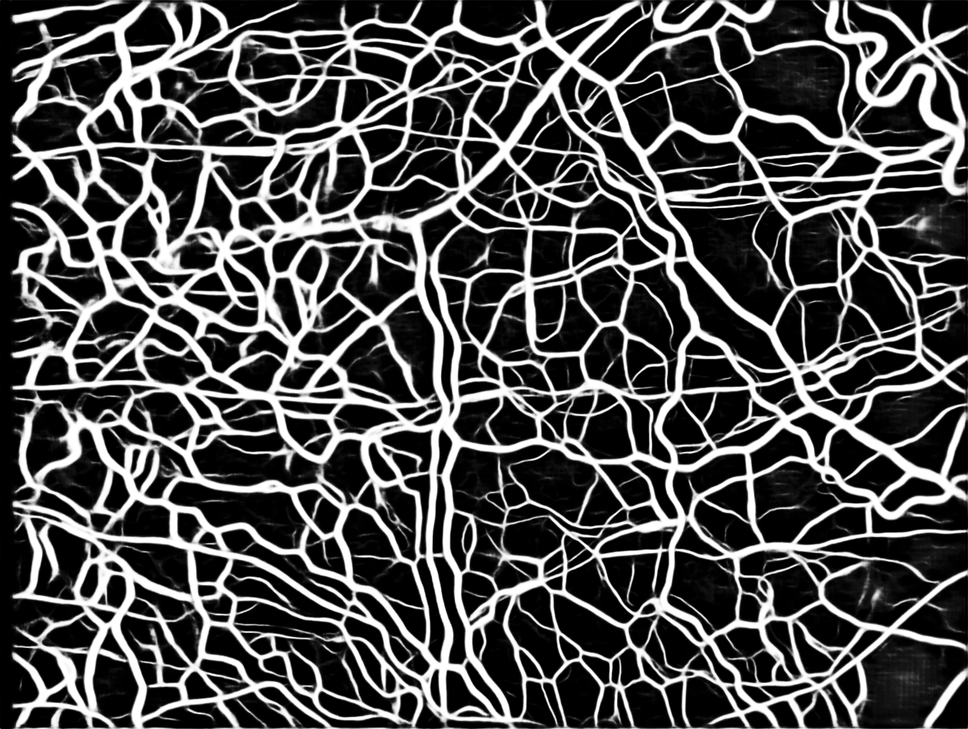
#> input picture vessel_segmentation.png, 968 x 729 px, shrunk from 1360 x 1024 before the run
$ python -i auto_texture.py   (imports and definitions only)   (older library calls are emulated)
#> lines starting #> are read from the running program, lines starting #| are printed output that depends on the picture; long printed decimals are rounded
#> further down, picture is the input picture: shape (729, 968, 3); min 0, max 255, mean 76.3
import cv2
import numpy as np
import matplotlib.pyplot as plt
import matplotlib.image as mpimg
import os

# [25 lines left out: functions generate_FFT, low_pass_filter, not called in this run]

def histogram_of_gradients(image, visualize=True):
    """Function to compute histogram of gradients for a given space-time image followed by selection of the pre-dominant texture

    Args:
        image (arr): image stored as a NumPy array
        visualize (bool, optional): _description_. Defaults to True.

    Returns:
        tuple: predominant_orientation, probability_distribution
    """
#> called with visualize = True

    # Preprocess the image with Gaussian Blur to reduce noise
    blurred_image = cv2.GaussianBlur(image, (5, 5), 0)
    # Normalize the image
    normalized_image = np.uint8(255 * blurred_image / np.max(blurred_image))
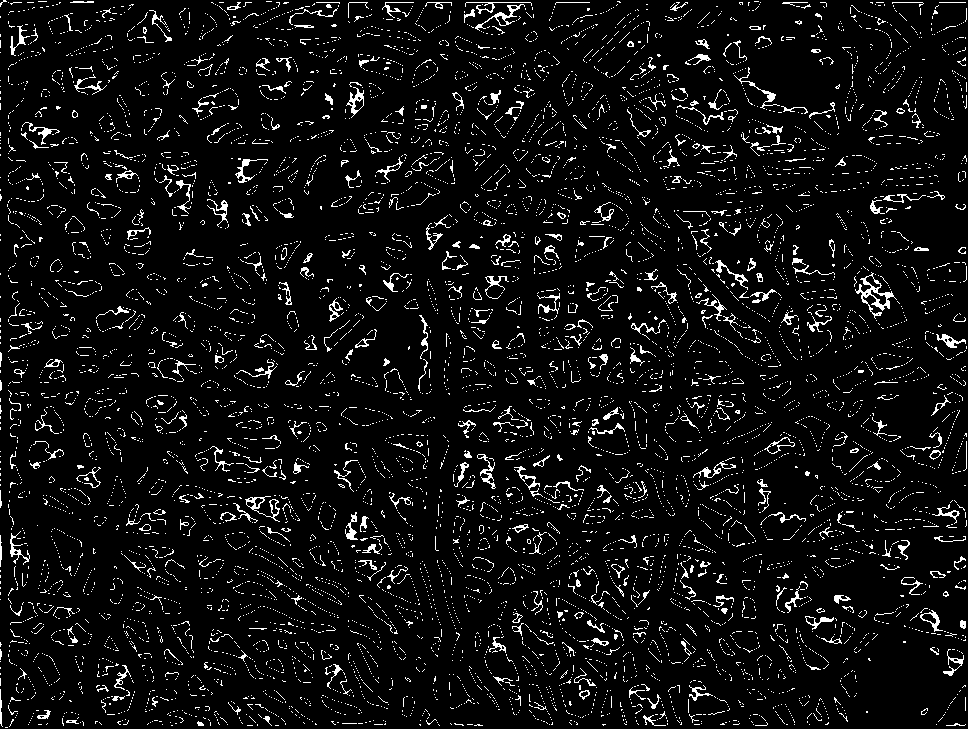
#> normalized_image: shape (729, 968, 3); values 0 (black) and 1 (white), 6.2% white in thin lines or dots
    # Compute the gradient in x and y direction
    grad_x = cv2.Sobel(normalized_image, cv2.CV_64F, 1, 0, ksize=3)
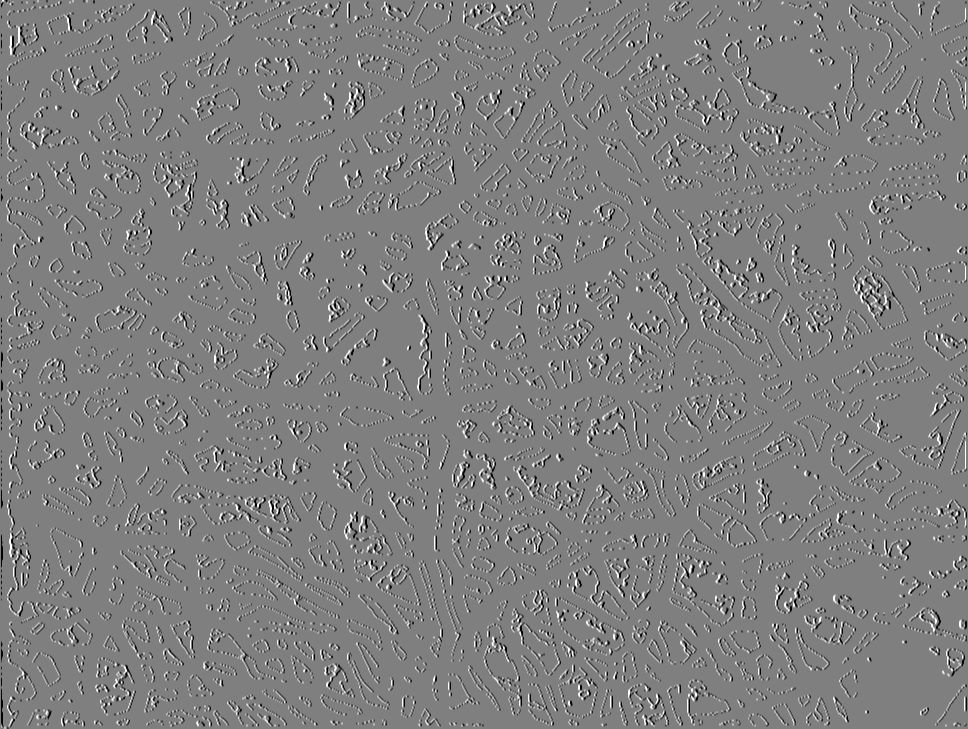
#> grad_x: shape (729, 968, 3) float64; min -4, max 4, mean -0.00139; drawn with min black and max white
    grad_y = cv2.Sobel(normalized_image, cv2.CV_64F, 0, 1, ksize=3)
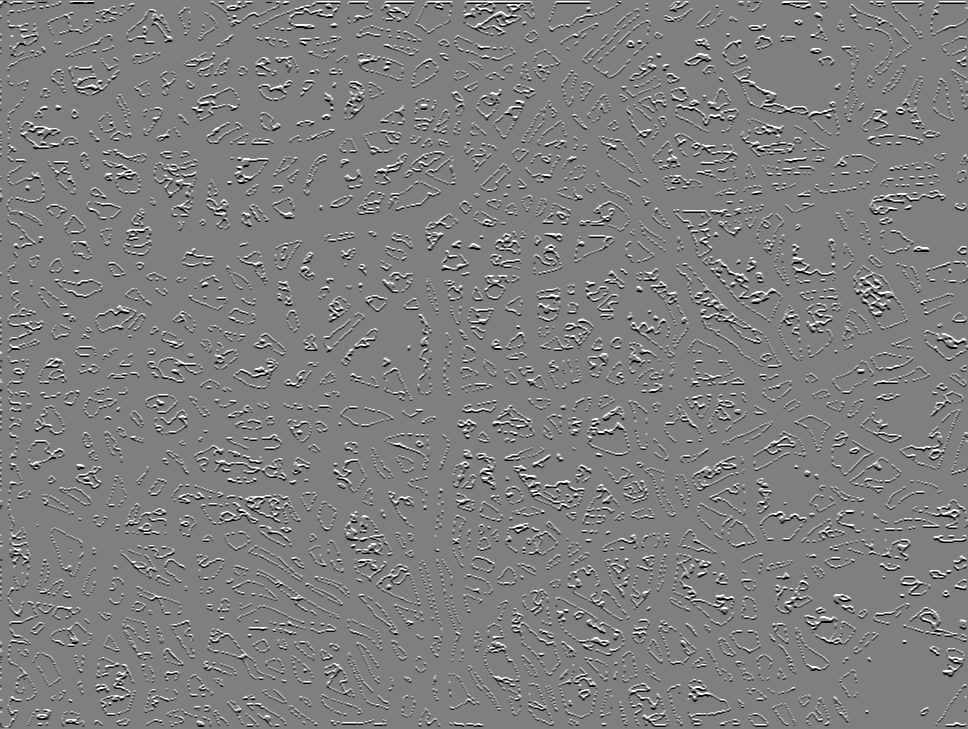
#> grad_y: shape (729, 968, 3) float64; min -4, max 4, mean -0.000255; drawn with min black and max white

    # Compute the gradient magnitude and orientation for each pixel
    magnitude = np.sqrt(grad_x**2 + grad_y**2)
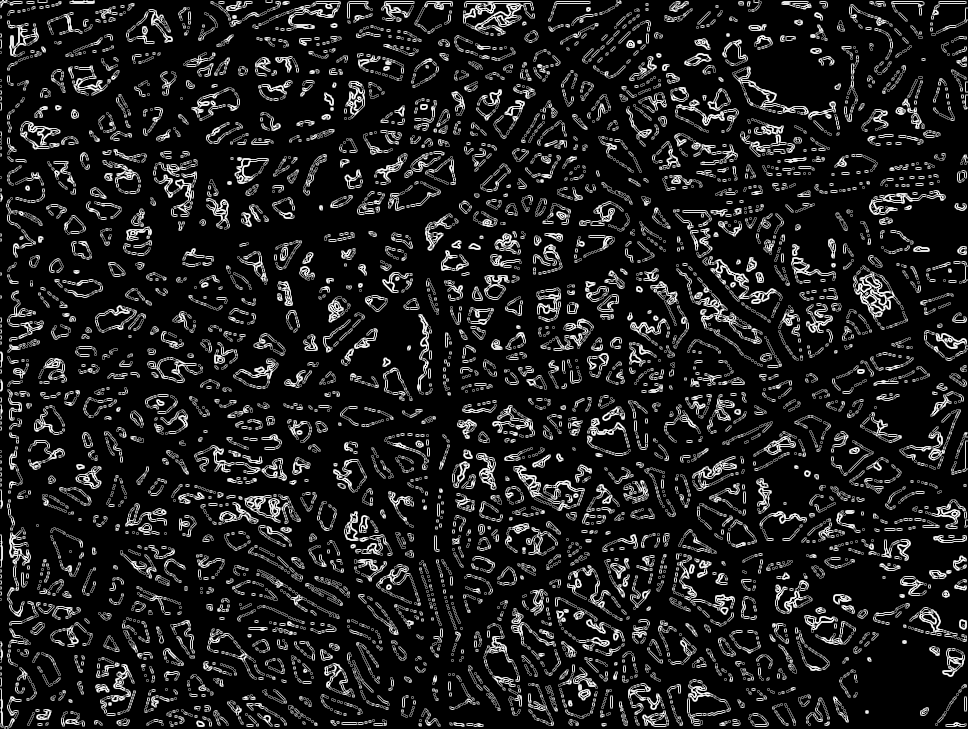
#> magnitude: shape (729, 968, 3) float64; min 0, max 4.47, mean 0.54; drawn with min black and max white
    orientation = np.arctan2(grad_y, grad_x) * (180 / np.pi)
    orientation = np.mod(orientation, 180)
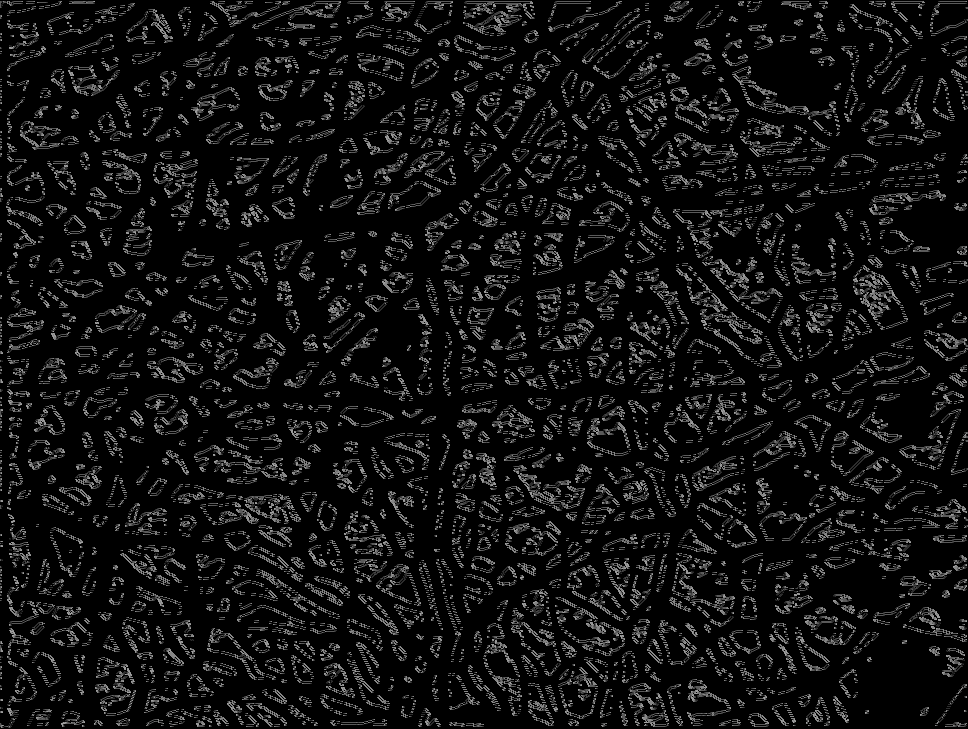
#> orientation: shape (729, 968, 3) float64; min 0, max 161.6, mean 17.5

    # Construct a histogram of orientations, weighted by gradient magnitude
    hist, bins = np.histogram(orientation, bins=360, range=(0, 180), weights=magnitude)
#> hist = 360 values, max 215430 at index 180, min 0 at index 1, mean 3175.8; bins = 361 values from 0 to 180
    hist[0] = 0
    hist[90] = 0
    hist[180] = 0

    if visualize:
        # Visualization
        plt.figure(figsize=(10, 6))
        plt.bar(bins[:-1], hist, width=bins[1]-bins[0], color='skyblue', edgecolor='black')
        plt.title('Histogram of Orientations Weighted by Gradient Magnitude')
        plt.xlabel('Orientation (Degrees)')
        plt.ylabel('Magnitude Weighted Count')
        plt.xlim(0, 180)
        plt.grid(axis='y', linestyle='--', alpha=0.7)
        plt.show()
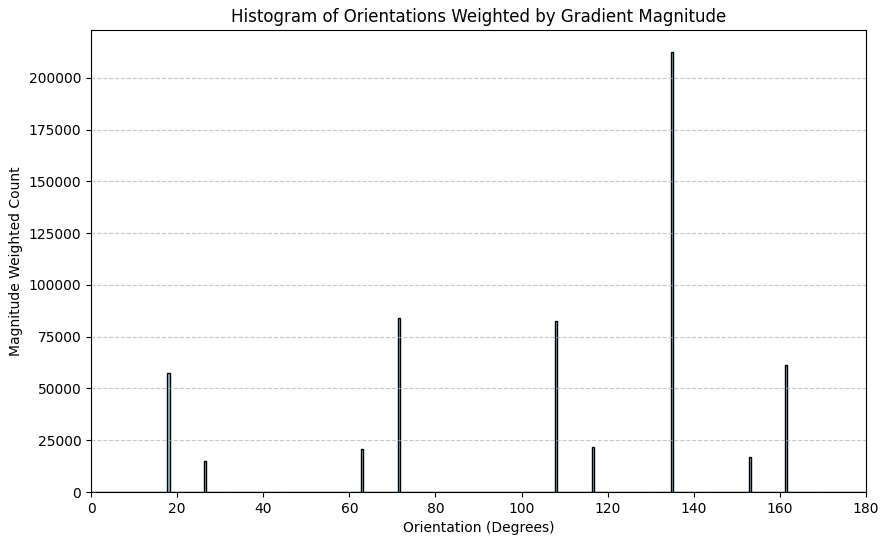
#> figure drawn by matplotlib, 1 panel; tallest bar 212513.9 high, from x = 134.8 to 135.2

    # Find the predominant orientation
    max_index = np.argmax(hist)
#> max_index = 270
    predominant_orientation = (bins[max_index] + bins[max_index + 1])/2
#> predominant_orientation = 135.2
    print(f"The predominant texture orientation is around {predominant_orientation} degrees.")
#| The predominant texture orientation is around 135.25 degrees.


    #Find Probability Distribution
    prob_dist = hist/np.sum(hist)
#> prob_dist = 360 values, max 0.371 at index 270, min 0 at index 0, mean 0.00278
    #print(f"Sum of probability distribution {np.sum(prob_dist)}")
    print(np.max(prob_dist), np.min(prob_dist))
#| 0.3714 0.0

    return predominant_orientation, prob_dist

# [83 lines left out: functions window_function, cartesian_to_polar, calculate_F_theta, angular_filter, get_translation_factor, not called in this run]

def convert_translation_factor(translation_factor, scale_factor):
    offset = translation_factor * scale_factor
    return offset

>>> import cv2
>>> picture = cv2.imread('vessel_segmentation.png')
>>> result = histogram_of_gradients(picture)
